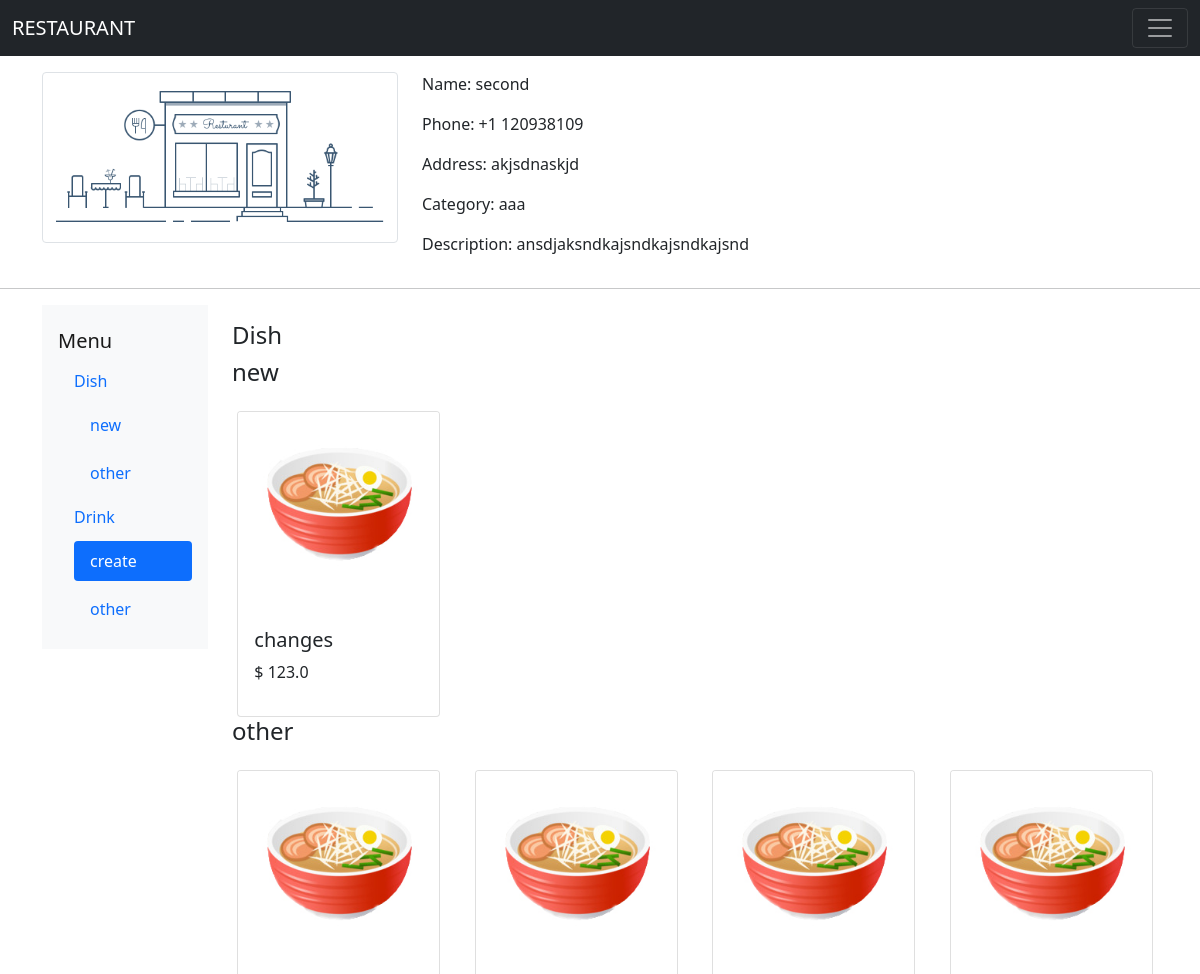
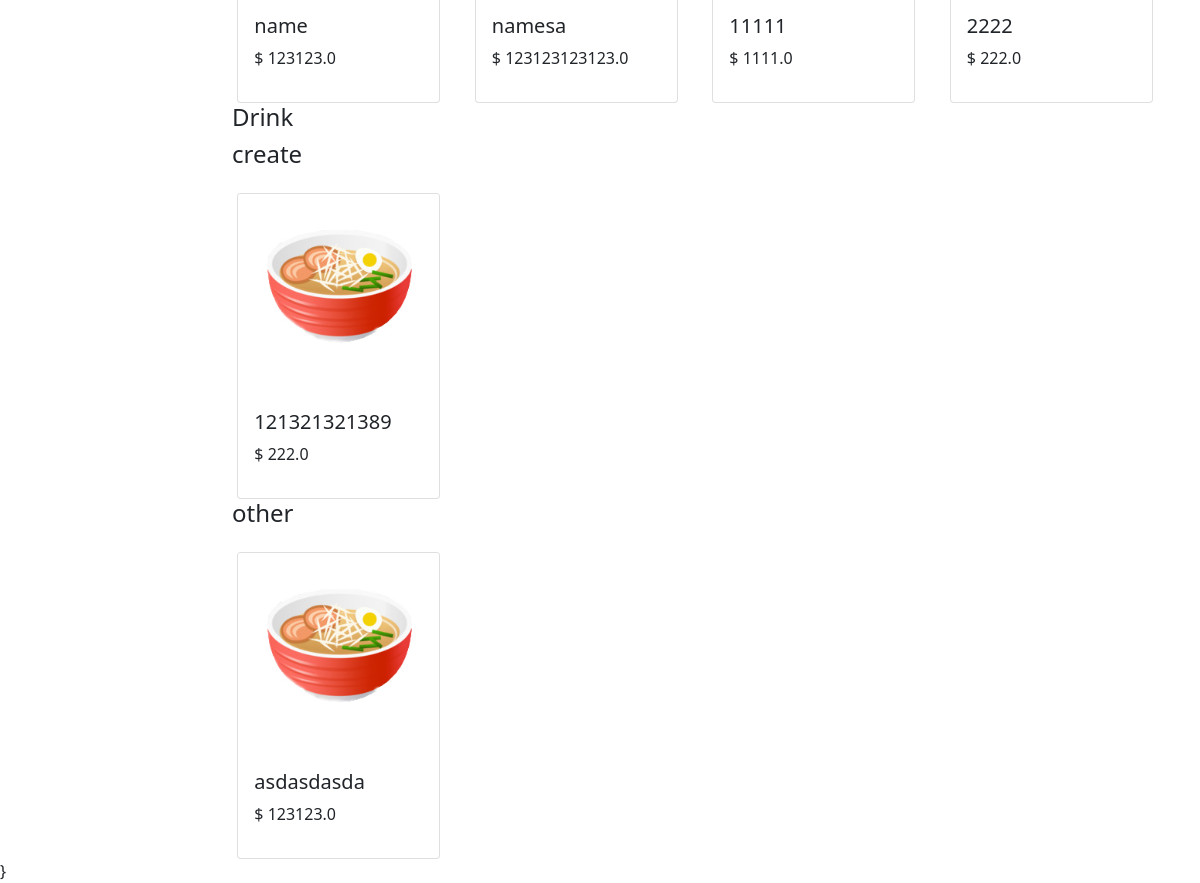
Page /view/1 on the earlier database version (2 pictures, top to bottom).
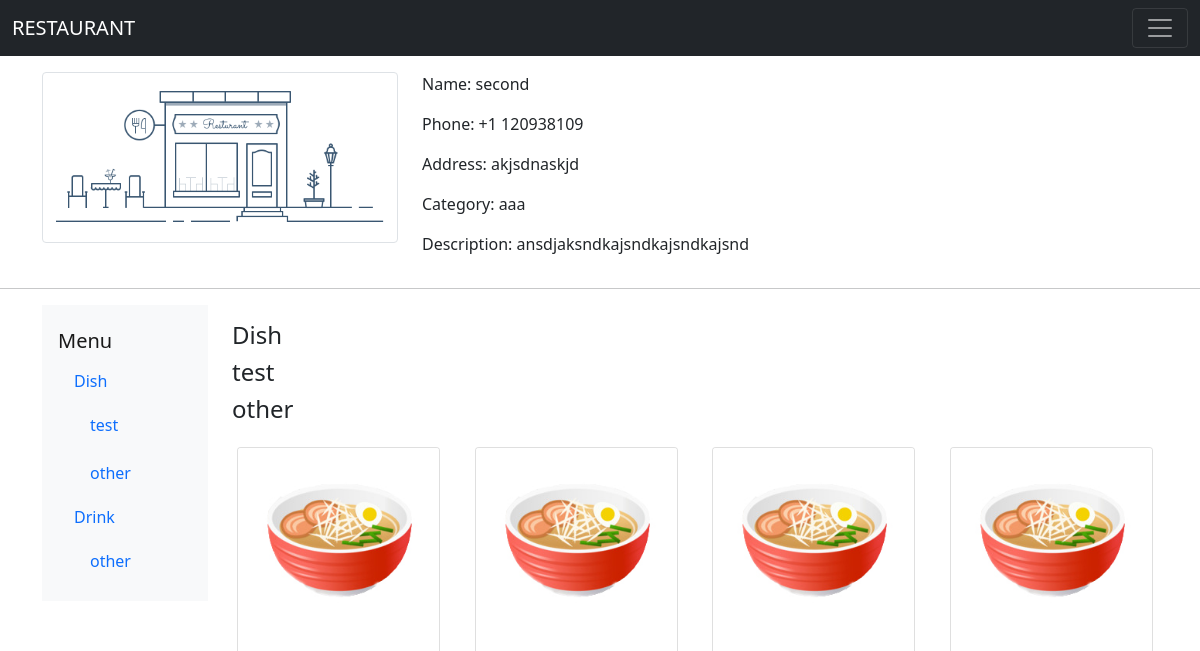
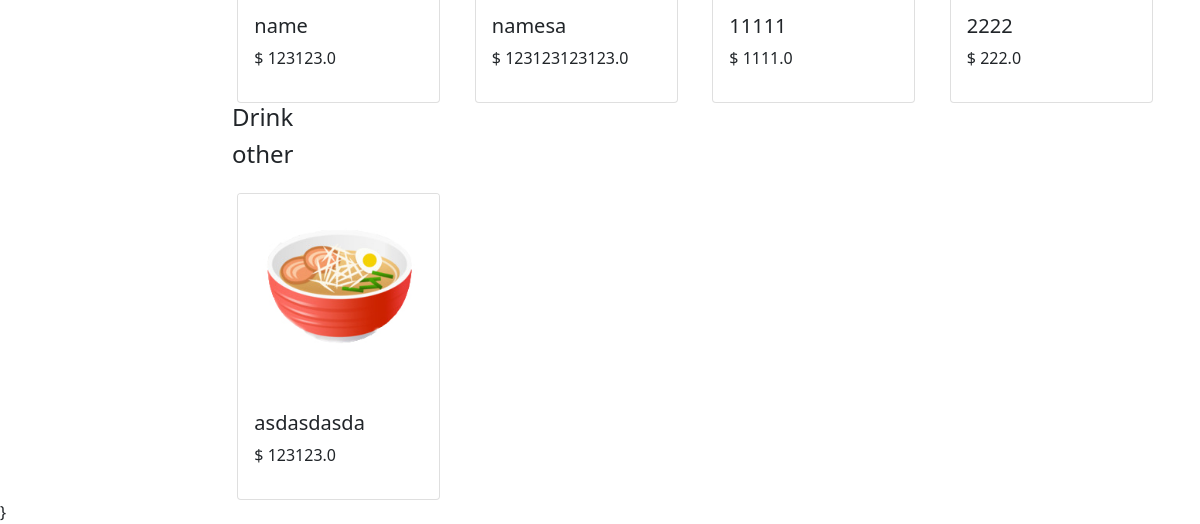
Same page on the later database version (2 pictures, top to bottom).
### app.py (models this page shows, shortened)
class Menu(db.Model):
    id = db.Column(db.Integer, primary_key = True)
    name = db.Column(db.String(80), nullable = False)
    price = db.Column(db.Float, nullable = False)
    description = db.Column(db.String(300), nullable=False)
    category = db.Column(db.String(80), nullable=False)
    isdish = db.Column(db.Boolean, nullable = False)
    restaurant_id = db.Column(db.Integer, db.ForeignKey('restaurant.id'), nullable=False)

### app.py (the view)
@app.route('/view/<id>', methods = ['GET', 'POST'])
def view(id):
    res = Restaurant.query.filter_by(id = id).first()
    print(id)
    return render_template('view.jinja', res = res, id = id)

### templates/view.jinja (shortened to what the changed rows need)
{% extends 'base.jinja' %}
{% block body %}
    <div class = "container">
        <div class = "row mt-3">
            <div class = "col-2">
                <nav id="navbar-example3" class="navbar navbar-light bg-light flex-column align-items-stretch p-3">
                    <nav class="nav nav-pills flex-column">
                    <a class="nav-link" href="#dish_">Dish</a>
                    <nav class="nav nav-pills flex-column">
                    {%for each in res.menu%}
                        {%if each.name == 'new category created' and each.isdish == True%}
                            <a class="nav-link ms-3 my-1" href='#{{each.category}}'>{{each.category}}</a>
                        {%endif%}
                    {%endfor%}
                    <a class="nav-link ms-3 my-1" href="#other-di">other</a>
                    </nav>
                    <a class="nav-link" href="#drink_">Drink</a>
                    {%for each in res.menu%}
                        {%if each.name == 'new category created' and each.isdish == False%}
                            <a class="nav-link ms-3 my-1" href='#{{each.category}}'>{{each.category}}</a>
                        {%endif%}
                    {%endfor%}
                    <a class="nav-link ms-3 my-1" href="#other-dr">other</a>
                    </nav>
                    </nav>
            </div>
            <div class = "col-10">
                <div data-bs-spy="scroll" data-bs-target="#navbar-example3" data-bs-offset="0" tabindex="0">
                    <div class="row">
                    {% for each in res.menu%}
                        {%if each.isdish == True and each.name == 'new category created'%}
                            <h4 id="{{each.category}}">{{each.category}}</h4>
                            {%for item in res.menu%}
                                {% if item.category == each.category and item.name != 'new category created'%}
                                    <div class = "col-3">
                                        <a data-bs-toggle="modal" data-bs-target="#d{{item.id}}" href="#d{{each.id}}" class="text-decoration-none text-dark">
                                            <div class="card mx-auto mt-3" style="width: 95%">
                                                <img src = "{{url_for('static', filename = 'img/dish_default.jpg')}}" class="card-img-top" alt="...">
                                                <div class="card-body">
                                                    <h5 class="card-title">{{item.name}}</h5>
                                                    <p class="card-text">$ {{item.price}}</p>
                                                </div>
                                            </div>
                                        </a>
                                    </div>
                                {%endif%}
                            {%endfor%}
                        {%endif%}
                    {%endfor%}
                    <h4 id="other-di">other</h4>
                    {%for each in res.menu%}
                        {%if each.category == 'other' and each.isdish == True%}
                            <div class = "col-3">
                                <a data-bs-toggle="modal" data-bs-target="#d{{each.id}}" href="#d{{each.id}}" class="text-decoration-none text-dark">
                                    <div class="card mx-auto mt-3" style="width: 95%">
                                        <img src = "{{url_for('static', filename = 'img/dish_default.jpg')}}" class="card-img-top" alt="...">
                                        <div class="card-body">
                                            <h5 class="card-title">{{each.name}}</h5>
                                            <p class="card-text">$ {{each.price}}</p>
                                        </div>
                                    </div>
                                </a>
                            </div>
                        {%endif%}
                    {%endfor%}
                    </div>
                    <div class="row">
                    {% for each in res.menu%}
                        {%if each.isdish == False and each.name == 'new category created'%}
                            <h4 id="{{each.category}}">{{each.category}}</h4>
                            {%for item in res.menu%}
                                {% if item.category == each.category and item.name != 'new category created'%}
                                    <div class = "col-3">
                                        <a data-bs-toggle="modal" data-bs-target="#d{{item.id}}" href="#d{{each.id}}" class="text-decoration-none text-dark">
                                            <div class="card mx-auto mt-3" style="width: 95%">
                                                <img src = "{{url_for('static', filename = 'img/dish_default.jpg')}}" class="card-img-top" alt="...">
                                                <div class="card-body">
                                                    <h5 class="card-title">{{item.name}}</h5>
                                                    <p class="card-text">$ {{item.price}}</p>
                                                </div>
                                            </div>
                                        </a>
                                    </div>
                                {%endif%}
                            {%endfor%}
                        {%endif%}
                    {%endfor%}
                    <h4 id="other-di">other</h4>
                    {%for each in res.menu%}
                        {%if each.category == 'other' and each.isdish == False%}
                            <div class = "col-3">
                                <a data-bs-toggle="modal" data-bs-target="#d{{each.id}}" href="#d{{each.id}}" class="text-decoration-none text-dark">
                                    <div class="card mx-auto mt-3" style="width: 95%">
                                        <img src = "{{url_for('static', filename = 'img/dish_default.jpg')}}" class="card-img-top" alt="...">
                                        <div class="card-body">
                                            <h5 class="card-title">{{each.name}}</h5>
                                            <p class="card-text">$ {{each.price}}</p>
                                        </div>
                                    </div>
                                </a>
                            </div>
                        {%endif%}
                    {%endfor%}
                    </div>
                </div>
            </div>
        </div>
    </div>
{% endblock %}

Differences in the rows shown:
removed Menu: category "new"
removed Menu: category "create"
no longer on this page (row edited): Menu: name "changes", price "123.0", shown under "new"
no longer on this page (row unchanged): Menu: name "121321321389", price "222.0", shown under "create"
added Menu: category "test"
